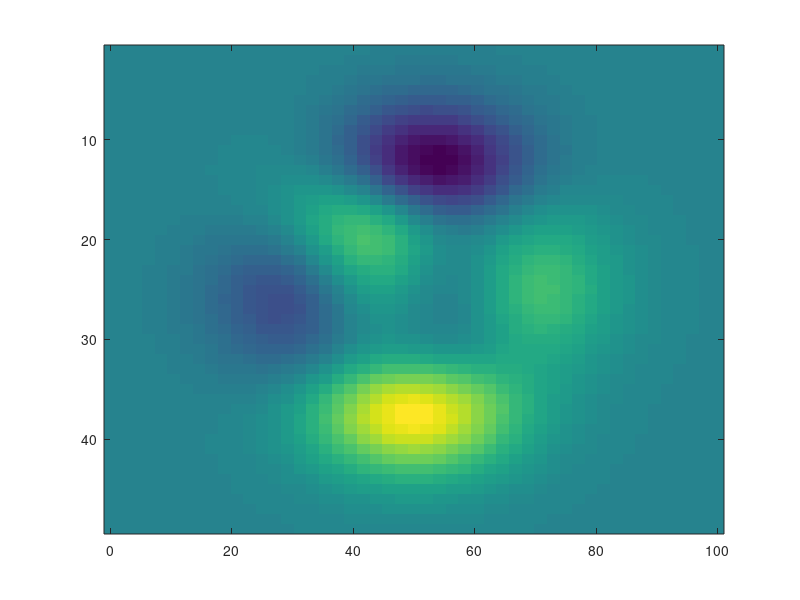

This chart was generated by the following MATLAB code:
function result = test_imagesc_002
result = false;
a = figure;
imagesc(peaks,'xdata',[0,100]);
drawnow;
close(a);
result = true;
